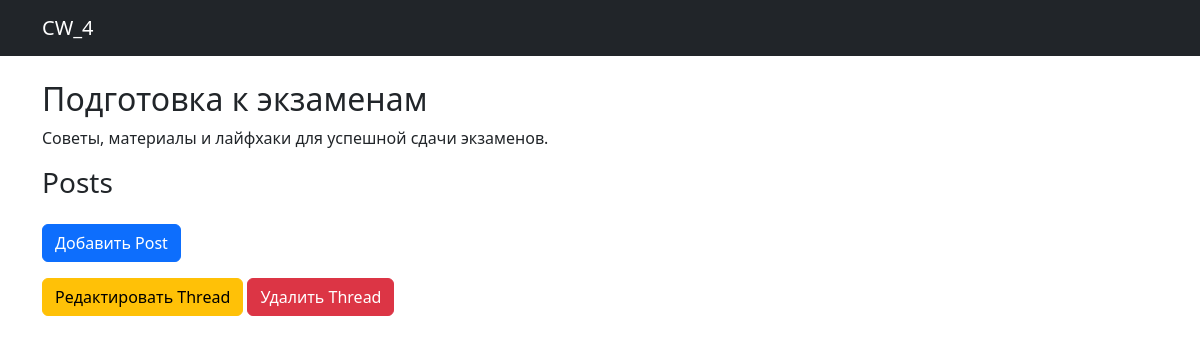
Page /threads/3/ on the committed database.
### post/models.py (models this page shows, shortened)
class Thread(models.Model):
    name = models.CharField(max_length=255)
    description = models.TextField()

### post/views.py (the view)
# urls.py: path('threads/<int:id>/', views.thread_detail, name='thread_detail'),
def thread_detail(request, id):
    thread = get_object_or_404(Thread, id=id)
    posts = Post.objects.filter(thread=thread)
    if request.method == "POST":
        form = PostForm(request.POST, request.FILES)  # Учтем файлы (картинки)
        if form.is_valid():
            post = form.save(commit=False)
            post.thread = thread  # Привязываем пост к текущему треду
            post.save()
            return redirect('thread_detail', id=thread.id)  # Перезагрузка страницы
    else:
        form = PostForm()  # Обычная форма для GET-запроса
    return render(request, 'post/thread_detail.html', {'thread': thread, 'posts': posts, 'form': form})

### post/templates/post/thread_detail.html (shortened to what this page needs)
{% extends 'base.html' %}
{% block content %}
<h2>{{ thread.name }}</h2>
<p>{{ thread.description }}</p>
<h3>Posts</h3>
<button class="btn btn-primary mt-3" data-bs-toggle="modal" data-bs-target="#addPostModal">Добавить Post</button>
<div class="mt-3">
    <a href="{% url 'thread_edit' thread.id %}" class="btn btn-warning">Редактировать Thread</a>
    <a href="{% url 'thread_delete' thread.id %}" class="btn btn-danger">Удалить Thread</a>
</div>
{% endblock %}

### rows in the picture
Thread: name "Подготовка к экзаменам", description "Советы, материалы и лайфхаки для успешной сдачи экзаменов."
